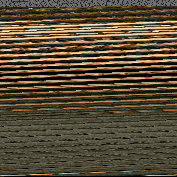
#> input picture Level1.png, 177 x 177 px
$ python program3part1.py
#> lines starting #> are read from the running program, lines starting #| are printed output that depends on the picture; after the words box and inside, x2 and y2 are one past the last pixel; in counts of white or black regions, pixels touching at a corner belong together
from cv2 import cv2 as cv2
import numpy as np
from PIL import Image
img=cv2.cvtColor(cv2.imread('Level1.png'),cv2.COLOR_BGR2RGB)
img1=cv2.cvtColor(cv2.imread('zucky_elon.png'),cv2.COLOR_BGR2RGB)
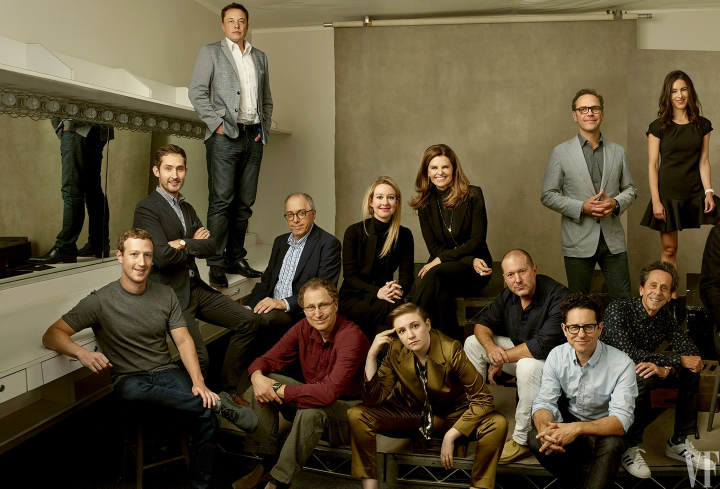
#> input picture zucky_elon.png, 1440 x 977 px (shown at 1/2 size)
a=(np.array(img)).tolist()
#> a = 177 items
b=np.array(img)
t=0
for i in range (0,6):
   for j in range (0,177):
          a[i][j][0]=chr(a[i][j][0])
          print(a[i][j][0],end="")
#> this loop made 6 passes
#| Congrats on solving the first level of this task! You were able to figure out the ASCII text from the image, but wait! Your journey is not yet over. After the end of the text yo
#| u will find a (200, 150, 3) coloured image. This image is a part of the bigger image called "zucky_elon.png". Find the top left coordinate (Image convention) from where this ima
#| ge was taken. The x coordinate represents the colour of a monochrome maze hidden in an image with coloured noise. Find the maze and solve the maze using any algothrim like dfs b
#| ut better. Try comparing them and seeing how they perform like A*, RRT, RRT* for example. Once the maze is solved you will see a word. This word is a password to a password prot
#| ected zip file which contains a png. Note that the password is case sensitive and all the aplhabets in the password will be capital letters This is your treasure. To open the tr
#| easure you need to convert the image in to an audio file in a simple way like you did for this ASCII text. Once converted, open the .mp3 file and enjoy your treasure, you deserv
for z in range (0 ,94):
        a[6][z][0]=chr(a[6][z][0])
        print(a[6][z][0],end="")
#> this loop made 94 passes
#| e
#| d
#| i
#| t
#| !
#| A
#> (further printed lines are left out)
#for j in range (0,5):
     #for k in range (0,3):
        # print (a[176][j][k] ,end="")
c=np.zeros((200,150,3),dtype='uint8')
for j in range (0,83):
       for k in range (0,3):
           c[0][j][k]=b[6][94+j][k]
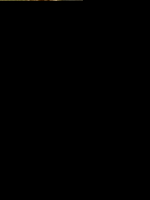
#> c: shape (200, 150, 3); mean R, G, B 0.2, 0.2, 0.1
for j in range (83,150):
        for k in range (0,3):
            c[0][j][k]=b[7][t][k]
        t+=1
#> c: shape (200, 150, 3); 0.22% of pixels changed, all inside (x1, y1, x2, y2) = (83, 0, 150, 1)
#> after the loop, t = 67
for j in range (0,110):
        for k in range (0,3):
            c[1][j][k]=b[7][t][k]
        t+=1
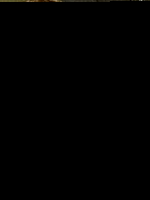
#> c: shape (200, 150, 3); mean R, G, B 0.6, 0.5, 0.3
#> after the loop, t = 177
t=110
q=1
for i in range (8,176):
    for j in range (0,177):
            if t==150:
                t=0
                q+=1
            for k in range (0,3):
                c[q][t][k]=b[i][j][k]
            t+=1
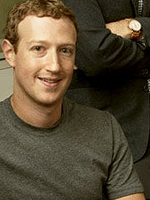
#> c: shape (200, 150, 3); mean R, G, B 87.9, 75.3, 53.6
#> after the loop, q = 199; t = 146
print(t)
#| 146
h=Image.fromarray(c)
h.show()
h.save('atbash12.png')
pq=cv2.cvtColor(cv2.imread('atbash12.png'),cv2.COLOR_BGR2RGB)
h1=cv2.matchTemplate(img1,pq,cv2.TM_SQDIFF_NORMED)
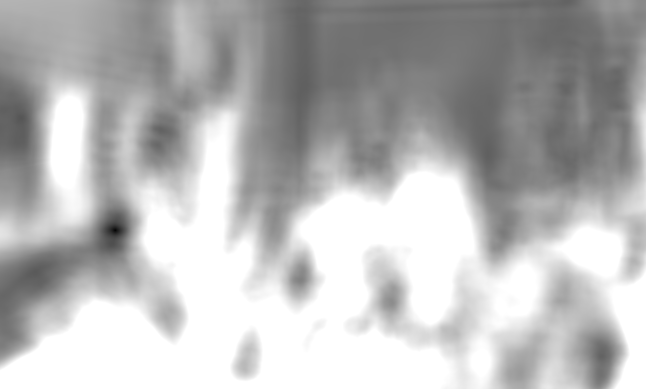
#> h1: shape (778, 1291) float32 (shown at 1/2 size); min 1.39e-05, max 1, mean 0.722
cv2.imshow('h1',h1)
min_val, max_val, min_loc, max_loc = cv2.minMaxLoc(h1)
#> min_val = 1.39e-05; max_val = 1; min_loc = (230, 460); max_loc = (136, 193)
print(min_loc[0])
#| 230
